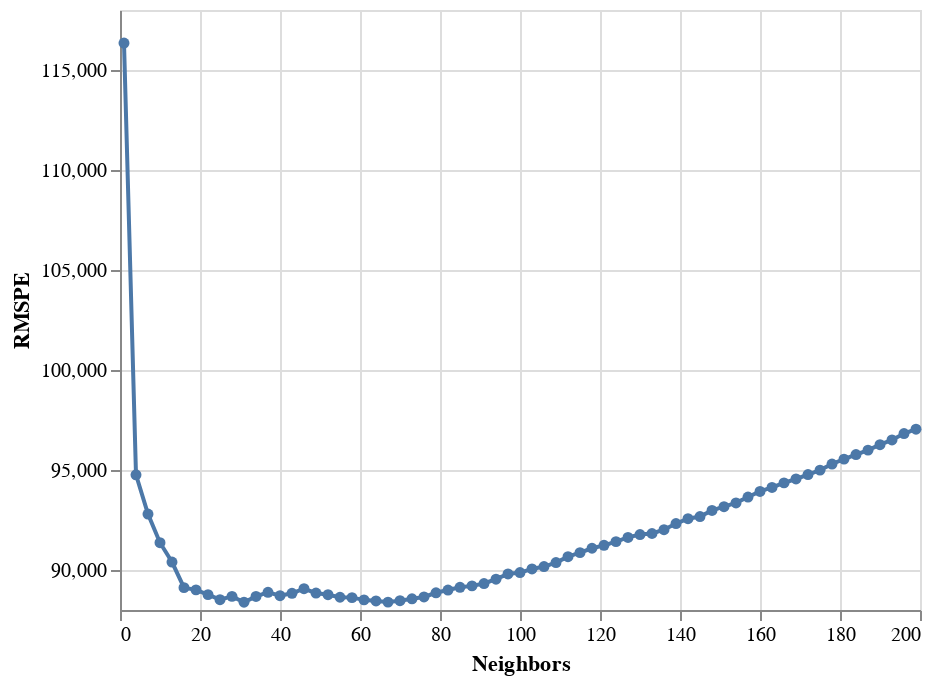

The notebook cell saved with this chart:
### Code cell
sacr_tunek_plot = alt.Chart(sacr_results).mark_line(point=True).encode(
    x=alt.X("param_kneighborsregressor__n_neighbors", title="Neighbors"),
    y=alt.Y("RMSPE", scale=alt.Scale(zero=False))
)

sacr_tunek_plot

### Figure 1 — Vega-Lite specification as saved in the notebook (floating-point values rounded to 4 significant figures)
{"config": {"view": {"continuousWidth": 400, "continuousHeight": 300}}, "data": {"name": "data-3c572a9ab78167f3f68cf426af7f2cde"}, "mark": {"type": "line", "point": true}, "encoding": {"x": {"field": "param_kneighborsregressor__n_neighbors", "title": "Neighbors", "type": "quantitative"}, "y": {"field": "RMSPE", "scale": {"zero": false}, "type": "quantitative"}}, "$schema": "https://vega.github.io/schema/vega-lite/v4.17.0.json", "datasets": {"data-3c572a9ab78167f3f68cf426af7f2cde": [{"mean_fit_time": 0.006501, "std_fit_time": 0.004331, "mean_score_time": 0.0027, "std_score_time": 0.0009716, "param_kneighborsregressor__n_neighbors": 1, "params": {"kneighborsregressor__n_neighbors": 1}, "split0_test_score": -115500.0, "split1_test_score": -117300.0, "split2_test_score": -115800.0, "split3_test_score": -112900.0, "split4_test_score": -120200.0, "mean_test_score": -116300.0, "std_test_score": 2376.0, "rank_test_score": 67, "RMSPE": 116300.0}, {"mean_fit_time": 0.008251, "std_fit_time": 0.004514, "mean_score_time": 0.003329, "std_score_time": 0.002088, "param_kneighborsregressor__n_neighbors": 4, "params": {"kneighborsregressor__n_neighbors": 4}, "split0_test_score": -93940.0, "split1_test_score": -96650.0, "split2_test_score": -95330.0, "split3_test_score": -101100.0, "split4_test_score": -86820.0, "mean_test_score": -94760.0, "std_test_score": 4638.0, "rank_test_score": 56, "RMSPE": 94760.0}, {"mean_fit_time": 0.005725, "std_fit_time": 0.003237, "mean_score_time": 0.003864, "std_score_time": 0.001925, "param_kneighborsregressor__n_neighbors": 7, "params": {"kneighborsregressor__n_neighbors": 7}, "split0_test_score": -93640.0, "split1_test_score": -95000.0, "split2_test_score": -93010.0, "split3_test_score": -98950.0, "split4_test_score": -83390.0, "mean_test_score": -92800.0, "std_test_score": 5138.0, "rank_test_score": 47, "RMSPE": 92800.0}, {"mean_fit_time": 0.006019, "std_fit_time": 0.002548, "mean_score_time": 0.004241, "std_score_time": 0.00217, "param_kneighborsregressor__n_neighbors": 10, "params": {"kneighborsregressor__n_neighbors": 10}, "split0_test_score": -90040.0, "split1_test_score": -90570.0, "split2_test_score": -94970.0, "split3_test_score": -97000.0, "split4_test_score": -84250.0, "mean_test_score": -91370.0, "std_test_score": 4421.0, "rank_test_score": 38, "RMSPE": 91370.0}, {"mean_fit_time": 0.008988, "std_fit_time": 0.003533, "mean_score_time": 0.003608, "std_score_time": 0.0009441, "param_kneighborsregressor__n_neighbors": 13, "params": {"kneighborsregressor__n_neighbors": 13}, "split0_test_score": -87930.0, "split1_test_score": -87930.0, "split2_test_score": -95530.0, "split3_test_score": -96420.0, "split4_test_score": -84180.0, "mean_test_score": -90400.0, "std_test_score": 4764.0, "rank_test_score": 33, "RMSPE": 90400.0}, {"mean_fit_time": 0.005607, "std_fit_time": 0.003261, "mean_score_time": 0.006135, "std_score_time": 0.002155, "param_kneighborsregressor__n_neighbors": 16, "params": {"kneighborsregressor__n_neighbors": 16}, "split0_test_score": -86890.0, "split1_test_score": -86180.0, "split2_test_score": -93020.0, "split3_test_score": -95420.0, "split4_test_score": -84070.0, "mean_test_score": -89120.0, "std_test_score": 4337.0, "rank_test_score": 23, "RMSPE": 89120.0}, {"mean_fit_time": 0.007921, "std_fit_time": 0.002631, "mean_score_time": 0.005139, "std_score_time": 0.00255, "param_kneighborsregressor__n_neighbors": 19, "params": {"kneighborsregressor__n_neighbors": 19}, "split0_test_score": -86840.0, "split1_test_score": -85360.0, "split2_test_score": -92670.0, "split3_test_score": -96560.0, "split4_test_score": -83610.0, "mean_test_score": -89010.0, "std_test_score": 4851.0, "rank_test_score": 21, "RMSPE": 89010.0}, {"mean_fit_time": 0.004321, "std_fit_time": 0.001118, "mean_score_time": 0.003144, "std_score_time": 0.0008748, "param_kneighborsregressor__n_neighbors": 22, "params": {"kneighborsregressor__n_neighbors": 22}, "split0_test_score": -85730.0, "split1_test_score": -84900.0, "split2_test_score": -92690.0, "split3_test_score": -96630.0, "split4_test_score": -83890.0, "mean_test_score": -88770.0, "std_test_score": 5005.0, "rank_test_score": 15, "RMSPE": 88770.0}, {"mean_fit_time": 0.005238, "std_fit_time": 0.002427, "mean_score_time": 0.002886, "std_score_time": 0.001359, "param_kneighborsregressor__n_neighbors": 25, "params": {"kneighborsregressor__n_neighbors": 25}, "split0_test_score": -85480.0, "split1_test_score": -85630.0, "split2_test_score": -92570.0, "split3_test_score": -95900.0, "split4_test_score": -82990.0, "mean_test_score": -88520.0, "std_test_score": 4879.0, "rank_test_score": 6, "RMSPE": 88520.0}, {"mean_fit_time": 0.005874, "std_fit_time": 0.003833, "mean_score_time": 0.006341, "std_score_time": 0.006085, "param_kneighborsregressor__n_neighbors": 28, "params": {"kneighborsregressor__n_neighbors": 28}, "split0_test_score": -85390.0, "split1_test_score": -85570.0, "split2_test_score": -93220.0, "split3_test_score": -96330.0, "split4_test_score": -82900.0, "mean_test_score": -88680.0, "std_test_score": 5157.0, "rank_test_score": 12, "RMSPE": 88680.0}, {"mean_fit_time": 0.004455, "std_fit_time": 0.001451, "mean_score_time": 0.004254, "std_score_time": 0.002789, "param_kneighborsregressor__n_neighbors": 31, "params": {"kneighborsregressor__n_neighbors": 31}, "split0_test_score": -84670.0, "split1_test_score": -86040.0, "split2_test_score": -92650.0, "split3_test_score": -96170.0, "split4_test_score": -82420.0, "mean_test_score": -88390.0, "std_test_score": 5172.0, "rank_test_score": 1, "RMSPE": 88390.0}, {"mean_fit_time": 0.005532, "std_fit_time": 0.001931, "mean_score_time": 0.00426, "std_score_time": 0.002518, "param_kneighborsregressor__n_neighbors": 34, "params": {"kneighborsregressor__n_neighbors": 34}, "split0_test_score": -85380.0, "split1_test_score": -86390.0, "split2_test_score": -92730.0, "split3_test_score": -96490.0, "split4_test_score": -82410.0, "mean_test_score": -88680.0, "std_test_score": 5156.0, "rank_test_score": 11, "RMSPE": 88680.0}, {"mean_fit_time": 0.005437, "std_fit_time": 0.002013, "mean_score_time": 0.004205, "std_score_time": 0.003344, "param_kneighborsregressor__n_neighbors": 37, "params": {"kneighborsregressor__n_neighbors": 37}, "split0_test_score": -85170.0, "split1_test_score": -87350.0, "split2_test_score": -92880.0, "split3_test_score": -96850.0, "split4_test_score": -82180.0, "mean_test_score": -88890.0, "std_test_score": 5302.0, "rank_test_score": 19, "RMSPE": 88890.0}, {"mean_fit_time": 0.00801, "std_fit_time": 0.004429, "mean_score_time": 0.002597, "std_score_time": 0.0001871, "param_kneighborsregressor__n_neighbors": 40, "params": {"kneighborsregressor__n_neighbors": 40}, "split0_test_score": -85120.0, "split1_test_score": -87430.0, "split2_test_score": -92430.0, "split3_test_score": -96630.0, "split4_test_score": -81960.0, "mean_test_score": -88710.0, "std_test_score": 5227.0, "rank_test_score": 13, "RMSPE": 88710.0}, {"mean_fit_time": 0.005776, "std_fit_time": 0.002995, "mean_score_time": 0.005239, "std_score_time": 0.003576, "param_kneighborsregressor__n_neighbors": 43, "params": {"kneighborsregressor__n_neighbors": 43}, "split0_test_score": -85200.0, "split1_test_score": -87480.0, "split2_test_score": -92310.0, "split3_test_score": -96830.0, "split4_test_score": -82350.0, "mean_test_score": -88840.0, "std_test_score": 5161.0, "rank_test_score": 16, "RMSPE": 88840.0}, {"mean_fit_time": 0.004611, "std_fit_time": 0.001728, "mean_score_time": 0.003928, "std_score_time": 0.001527, "param_kneighborsregressor__n_neighbors": 46, "params": {"kneighborsregressor__n_neighbors": 46}, "split0_test_score": -85420.0, "split1_test_score": -88010.0, "split2_test_score": -92170.0, "split3_test_score": -97170.0, "split4_test_score": -82540.0, "mean_test_score": -89060.0, "std_test_score": 5145.0, "rank_test_score": 22, "RMSPE": 89060.0}, {"mean_fit_time": 0.002843, "std_fit_time": 0.0003165, "mean_score_time": 0.002356, "std_score_time": 0.0001033, "param_kneighborsregressor__n_neighbors": 49, "params": {"kneighborsregressor__n_neighbors": 49}, "split0_test_score": -85210.0, "split1_test_score": -87530.0, "split2_test_score": -91970.0, "split3_test_score": -97230.0, "split4_test_score": -82310.0, "mean_test_score": -88850.0, "std_test_score": 5248.0, "rank_test_score": 17, "RMSPE": 88850.0}, {"mean_fit_time": 0.01055, "std_fit_time": 0.00508, "mean_score_time": 0.008162, "std_score_time": 0.005295, "param_kneighborsregressor__n_neighbors": 52, "params": {"kneighborsregressor__n_neighbors": 52}, "split0_test_score": -84920.0, "split1_test_score": -87550.0, "split2_test_score": -91960.0, "split3_test_score": -97010.0, "split4_test_score": -82400.0, "mean_test_score": -88770.0, "std_test_score": 5196.0, "rank_test_score": 14, "RMSPE": 88770.0}, {"mean_fit_time": 0.006103, "std_fit_time": 0.003351, "mean_score_time": 0.004168, "std_score_time": 0.00217, "param_kneighborsregressor__n_neighbors": 55, "params": {"kneighborsregressor__n_neighbors": 55}, "split0_test_score": -84920.0, "split1_test_score": -87450.0, "split2_test_score": -91610.0, "split3_test_score": -96900.0, "split4_test_score": -82300.0, "mean_test_score": -88640.0, "std_test_score": 5149.0, "rank_test_score": 9, "RMSPE": 88640.0}, {"mean_fit_time": 0.006972, "std_fit_time": 0.002691, "mean_score_time": 0.004334, "std_score_time": 0.001621, "param_kneighborsregressor__n_neighbors": 58, "params": {"kneighborsregressor__n_neighbors": 58}, "split0_test_score": -84970.0, "split1_test_score": -87700.0, "split2_test_score": -91680.0, "split3_test_score": -96840.0, "split4_test_score": -81910.0, "mean_test_score": -88620.0, "std_test_score": 5218.0, "rank_test_score": 8, "RMSPE": 88620.0}, {"mean_fit_time": 0.006131, "std_fit_time": 0.003178, "mean_score_time": 0.00547, "std_score_time": 0.00463, "param_kneighborsregressor__n_neighbors": 61, "params": {"kneighborsregressor__n_neighbors": 61}, "split0_test_score": -84950.0, "split1_test_score": -87710.0, "split2_test_score": -91830.0, "split3_test_score": -96440.0, "split4_test_score": -81620.0, "mean_test_score": -88510.0, "std_test_score": 5190.0, "rank_test_score": 5, "RMSPE": 88510.0}, {"mean_fit_time": 0.008338, "std_fit_time": 0.00205, "mean_score_time": 0.006222, "std_score_time": 0.002967, "param_kneighborsregressor__n_neighbors": 64, "params": {"kneighborsregressor__n_neighbors": 64}, "split0_test_score": -84930.0, "split1_test_score": -87560.0, "split2_test_score": -91670.0, "split3_test_score": -96490.0, "split4_test_score": -81600.0, "mean_test_score": -88450.0, "std_test_score": 5199.0, "rank_test_score": 3, "RMSPE": 88450.0}, {"mean_fit_time": 0.005075, "std_fit_time": 0.002656, "mean_score_time": 0.003328, "std_score_time": 0.00112, "param_kneighborsregressor__n_neighbors": 67, "params": {"kneighborsregressor__n_neighbors": 67}, "split0_test_score": -84490.0, "split1_test_score": -87770.0, "split2_test_score": -91400.0, "split3_test_score": -96770.0, "split4_test_score": -81550.0, "mean_test_score": -88390.0, "std_test_score": 5323.0, "rank_test_score": 2, "RMSPE": 88390.0}, {"mean_fit_time": 0.00345, "std_fit_time": 0.001215, "mean_score_time": 0.003512, "std_score_time": 0.001298, "param_kneighborsregressor__n_neighbors": 70, "params": {"kneighborsregressor__n_neighbors": 70}, "split0_test_score": -84540.0, "split1_test_score": -88070.0, "split2_test_score": -91420.0, "split3_test_score": -96590.0, "split4_test_score": -81710.0, "mean_test_score": -88460.0, "std_test_score": 5214.0, "rank_test_score": 4, "RMSPE": 88460.0}, {"mean_fit_time": 0.007475, "std_fit_time": 0.002535, "mean_score_time": 0.004261, "std_score_time": 0.001358, "param_kneighborsregressor__n_neighbors": 73, "params": {"kneighborsregressor__n_neighbors": 73}, "split0_test_score": -84600.0, "split1_test_score": -88350.0, "split2_test_score": -91470.0, "split3_test_score": -96490.0, "split4_test_score": -81900.0, "mean_test_score": -88560.0, "std_test_score": 5127.0, "rank_test_score": 7, "RMSPE": 88560.0}, {"mean_fit_time": 0.008187, "std_fit_time": 0.003154, "mean_score_time": 0.006426, "std_score_time": 0.003677, "param_kneighborsregressor__n_neighbors": 76, "params": {"kneighborsregressor__n_neighbors": 76}, "split0_test_score": -84960.0, "split1_test_score": -88370.0, "split2_test_score": -91620.0, "split3_test_score": -96260.0, "split4_test_score": -82040.0, "mean_test_score": -88650.0, "std_test_score": 4984.0, "rank_test_score": 10, "RMSPE": 88650.0}, {"mean_fit_time": 0.00588, "std_fit_time": 0.003514, "mean_score_time": 0.006122, "std_score_time": 0.003363, "param_kneighborsregressor__n_neighbors": 79, "params": {"kneighborsregressor__n_neighbors": 79}, "split0_test_score": -84890.0, "split1_test_score": -88770.0, "split2_test_score": -91720.0, "split3_test_score": -96810.0, "split4_test_score": -82110.0, "mean_test_score": -88860.0, "std_test_score": 5151.0, "rank_test_score": 18, "RMSPE": 88860.0}, {"mean_fit_time": 0.006624, "std_fit_time": 0.003602, "mean_score_time": 0.006483, "std_score_time": 0.0006055, "param_kneighborsregressor__n_neighbors": 82, "params": {"kneighborsregressor__n_neighbors": 82}, "split0_test_score": -84920.0, "split1_test_score": -88990.0, "split2_test_score": -91900.0, "split3_test_score": -96810.0, "split4_test_score": -82380.0, "mean_test_score": -89000.0, "std_test_score": 5095.0, "rank_test_score": 20, "RMSPE": 89000.0}, {"mean_fit_time": 0.004388, "std_fit_time": 0.00156, "mean_score_time": 0.005342, "std_score_time": 0.002312, "param_kneighborsregressor__n_neighbors": 85, "params": {"kneighborsregressor__n_neighbors": 85}, "split0_test_score": -85300.0, "split1_test_score": -89150.0, "split2_test_score": -91860.0, "split3_test_score": -96930.0, "split4_test_score": -82450.0, "mean_test_score": -89140.0, "std_test_score": 5052.0, "rank_test_score": 24, "RMSPE": 89140.0}, {"mean_fit_time": 0.00867, "std_fit_time": 0.006107, "mean_score_time": 0.004496, "std_score_time": 0.001739, "param_kneighborsregressor__n_neighbors": 88, "params": {"kneighborsregressor__n_neighbors": 88}, "split0_test_score": -85520.0, "split1_test_score": -89190.0, "split2_test_score": -91780.0, "split3_test_score": -97240.0, "split4_test_score": -82300.0, "mean_test_score": -89210.0, "std_test_score": 5148.0, "rank_test_score": 25, "RMSPE": 89210.0}, {"mean_fit_time": 0.003148, "std_fit_time": 0.0006707, "mean_score_time": 0.005038, "std_score_time": 0.002254, "param_kneighborsregressor__n_neighbors": 91, "params": {"kneighborsregressor__n_neighbors": 91}, "split0_test_score": -85750.0, "split1_test_score": -89390.0, "split2_test_score": -92040.0, "split3_test_score": -97090.0, "split4_test_score": -82360.0, "mean_test_score": -89320.0, "std_test_score": 5078.0, "rank_test_score": 26, "RMSPE": 89320.0}, {"mean_fit_time": 0.002661, "std_fit_time": 3.676e-05, "mean_score_time": 0.002656, "std_score_time": 5.428e-05, "param_kneighborsregressor__n_neighbors": 94, "params": {"kneighborsregressor__n_neighbors": 94}, "split0_test_score": -85770.0, "split1_test_score": -89920.0, "split2_test_score": -92160.0, "split3_test_score": -97270.0, "split4_test_score": -82580.0, "mean_test_score": -89540.0, "std_test_score": 5088.0, "rank_test_score": 27, "RMSPE": 89540.0}, {"mean_fit_time": 0.006485, "std_fit_time": 0.002873, "mean_score_time": 0.004241, "std_score_time": 0.001127, "param_kneighborsregressor__n_neighbors": 97, "params": {"kneighborsregressor__n_neighbors": 97}, "split0_test_score": -86090.0, "split1_test_score": -90170.0, "split2_test_score": -92440.0, "split3_test_score": -97710.0, "split4_test_score": -82610.0, "mean_test_score": -89800.0, "std_test_score": 5199.0, "rank_test_score": 28, "RMSPE": 89800.0}, {"mean_fit_time": 0.006027, "std_fit_time": 0.004119, "mean_score_time": 0.004805, "std_score_time": 0.001721, "param_kneighborsregressor__n_neighbors": 100, "params": {"kneighborsregressor__n_neighbors": 100}, "split0_test_score": -86470.0, "split1_test_score": -90170.0, "split2_test_score": -92400.0, "split3_test_score": -97680.0, "split4_test_score": -82650.0, "mean_test_score": -89870.0, "std_test_score": 5125.0, "rank_test_score": 29, "RMSPE": 89870.0}, {"mean_fit_time": 0.006627, "std_fit_time": 0.002615, "mean_score_time": 0.006653, "std_score_time": 0.003079, "param_kneighborsregressor__n_neighbors": 103, "params": {"kneighborsregressor__n_neighbors": 103}, "split0_test_score": -86780.0, "split1_test_score": -90460.0, "split2_test_score": -92490.0, "split3_test_score": -98010.0, "split4_test_score": -82510.0, "mean_test_score": -90050.0, "std_test_score": 5234.0, "rank_test_score": 30, "RMSPE": 90050.0}, {"mean_fit_time": 0.008556, "std_fit_time": 0.003633, "mean_score_time": 0.008105, "std_score_time": 0.008365, "param_kneighborsregressor__n_neighbors": 106, "params": {"kneighborsregressor__n_neighbors": 106}, "split0_test_score": -87040.0, "split1_test_score": -90450.0, "split2_test_score": -92620.0, "split3_test_score": -98310.0, "split4_test_score": -82450.0, "mean_test_score": -90170.0, "std_test_score": 5324.0, "rank_test_score": 31, "RMSPE": 90170.0}, {"mean_fit_time": 0.01369, "std_fit_time": 0.008151, "mean_score_time": 0.01055, "std_score_time": 0.006669, "param_kneighborsregressor__n_neighbors": 109, "params": {"kneighborsregressor__n_neighbors": 109}, "split0_test_score": -87350.0, "split1_test_score": -90710.0, "split2_test_score": -92540.0, "split3_test_score": -98640.0, "split4_test_score": -82620.0, "mean_test_score": -90370.0, "std_test_score": 5338.0, "rank_test_score": 32, "RMSPE": 90370.0}, {"mean_fit_time": 0.004197, "std_fit_time": 0.00199, "mean_score_time": 0.00587, "std_score_time": 0.003249, "param_kneighborsregressor__n_neighbors": 112, "params": {"kneighborsregressor__n_neighbors": 112}, "split0_test_score": -87540.0, "split1_test_score": -91130.0, "split2_test_score": -92680.0, "split3_test_score": -99230.0, "split4_test_score": -82750.0, "mean_test_score": -90660.0, "std_test_score": 5478.0, "rank_test_score": 34, "RMSPE": 90660.0}, {"mean_fit_time": 0.00448, "std_fit_time": 0.003289, "mean_score_time": 0.005375, "std_score_time": 0.001464, "param_kneighborsregressor__n_neighbors": 115, "params": {"kneighborsregressor__n_neighbors": 115}, "split0_test_score": -87810.0, "split1_test_score": -91400.0, "split2_test_score": -92760.0, "split3_test_score": -99550.0, "split4_test_score": -82830.0, "mean_test_score": -90870.0, "std_test_score": 5536.0, "rank_test_score": 35, "RMSPE": 90870.0}, {"mean_fit_time": 0.00364, "std_fit_time": 0.0005554, "mean_score_time": 0.004134, "std_score_time": 0.0008194, "param_kneighborsregressor__n_neighbors": 118, "params": {"kneighborsregressor__n_neighbors": 118}, "split0_test_score": -88040.0, "split1_test_score": -91500.0, "split2_test_score": -92970.0, "split3_test_score": -99880.0, "split4_test_score": -83040.0, "mean_test_score": -91090.0, "std_test_score": 5569.0, "rank_test_score": 36, "RMSPE": 91090.0}, {"mean_fit_time": 0.007878, "std_fit_time": 0.001778, "mean_score_time": 0.005037, "std_score_time": 0.001397, "param_kneighborsregressor__n_neighbors": 121, "params": {"kneighborsregressor__n_neighbors": 121}, "split0_test_score": -88060.0, "split1_test_score": -91750.0, "split2_test_score": -93020.0, "split3_test_score": -100100.0, "split4_test_score": -83250.0, "mean_test_score": -91230.0, "std_test_score": 5580.0, "rank_test_score": 37, "RMSPE": 91230.0}, {"mean_fit_time": 0.004429, "std_fit_time": 0.00216, "mean_score_time": 0.003734, "std_score_time": 0.001035, "param_kneighborsregressor__n_neighbors": 124, "params": {"kneighborsregressor__n_neighbors": 124}, "split0_test_score": -88290.0, "split1_test_score": -92140.0, "split2_test_score": -93180.0, "split3_test_score": -100100.0, "split4_test_score": -83370.0, "mean_test_score": -91420.0, "std_test_score": 5547.0, "rank_test_score": 39, "RMSPE": 91420.0}, {"mean_fit_time": 0.006271, "std_fit_time": 0.002467, "mean_score_time": 0.005476, "std_score_time": 0.002981, "param_kneighborsregressor__n_neighbors": 127, "params": {"kneighborsregressor__n_neighbors": 127}, "split0_test_score": -88780.0, "split1_test_score": -92380.0, "split2_test_score": -93280.0, "split3_test_score": -100100.0, "split4_test_score": -83630.0, "mean_test_score": -91630.0, "std_test_score": 5418.0, "rank_test_score": 40, "RMSPE": 91630.0}, {"mean_fit_time": 0.004937, "std_fit_time": 0.002244, "mean_score_time": 0.00567, "std_score_time": 0.002365, "param_kneighborsregressor__n_neighbors": 130, "params": {"kneighborsregressor__n_neighbors": 130}, "split0_test_score": -88970.0, "split1_test_score": -92410.0, "split2_test_score": -93420.0, "split3_test_score": -100300.0, "split4_test_score": -83750.0, "mean_test_score": -91770.0, "std_test_score": 5451.0, "rank_test_score": 41, "RMSPE": 91770.0}, {"mean_fit_time": 0.004823, "std_fit_time": 0.002725, "mean_score_time": 0.004342, "std_score_time": 0.001752, "param_kneighborsregressor__n_neighbors": 133, "params": {"kneighborsregressor__n_neighbors": 133}, "split0_test_score": -89230.0, "split1_test_score": -92280.0, "split2_test_score": -93550.0, "split3_test_score": -100200.0, "split4_test_score": -83910.0, "mean_test_score": -91820.0, "std_test_score": 5327.0, "rank_test_score": 42, "RMSPE": 91820.0}, {"mean_fit_time": 0.003621, "std_fit_time": 0.0006216, "mean_score_time": 0.004019, "std_score_time": 0.001345, "param_kneighborsregressor__n_neighbors": 136, "params": {"kneighborsregressor__n_neighbors": 136}, "split0_test_score": -89410.0, "split1_test_score": -92510.0, "split2_test_score": -93500.0, "split3_test_score": -100600.0, "split4_test_score": -84060.0, "mean_test_score": -92020.0, "std_test_score": 5405.0, "rank_test_score": 43, "RMSPE": 92020.0}, {"mean_fit_time": 0.00338, "std_fit_time": 0.0004602, "mean_score_time": 0.004552, "std_score_time": 0.0006842, "param_kneighborsregressor__n_neighbors": 139, "params": {"kneighborsregressor__n_neighbors": 139}, "split0_test_score": -90010.0, "split1_test_score": -92910.0, "split2_test_score": -93630.0, "split3_test_score": -101000.0, "split4_test_score": -84100.0, "mean_test_score": -92320.0, "std_test_score": 5469.0, "rank_test_score": 44, "RMSPE": 92320.0}, {"mean_fit_time": 0.004754, "std_fit_time": 0.002514, "mean_score_time": 0.004186, "std_score_time": 0.00103, "param_kneighborsregressor__n_neighbors": 142, "params": {"kneighborsregressor__n_neighbors": 142}, "split0_test_score": -90170.0, "split1_test_score": -93390.0, "split2_test_score": -93600.0, "split3_test_score": -101400.0, "split4_test_score": -84260.0, "mean_test_score": -92560.0, "std_test_score": 5553.0, "rank_test_score": 45, "RMSPE": 92560.0}, {"mean_fit_time": 0.006012, "std_fit_time": 0.001548, "mean_score_time": 0.005187, "std_score_time": 0.001935, "param_kneighborsregressor__n_neighbors": 145, "params": {"kneighborsregressor__n_neighbors": 145}, "split0_test_score": -90370.0, "split1_test_score": -93380.0, "split2_test_score": -93800.0, "split3_test_score": -101400.0, "split4_test_score": -84450.0, "mean_test_score": -92670.0, "std_test_score": 5480.0, "rank_test_score": 46, "RMSPE": 92670.0}, {"mean_fit_time": 0.002822, "std_fit_time": 0.0001215, "mean_score_time": 0.004586, "std_score_time": 0.002065, "param_kneighborsregressor__n_neighbors": 148, "params": {"kneighborsregressor__n_neighbors": 148}, "split0_test_score": -90910.0, "split1_test_score": -93610.0, "split2_test_score": -94080.0, "split3_test_score": -101800.0, "split4_test_score": -84530.0, "mean_test_score": -92980.0, "std_test_score": 5560.0, "rank_test_score": 48, "RMSPE": 92980.0}, {"mean_fit_time": 0.004415, "std_fit_time": 0.002133, "mean_score_time": 0.005146, "std_score_time": 0.001976, "param_kneighborsregressor__n_neighbors": 151, "params": {"kneighborsregressor__n_neighbors": 151}, "split0_test_score": -91190.0, "split1_test_score": -93860.0, "split2_test_score": -94190.0, "split3_test_score": -102000.0, "split4_test_score": -84630.0, "mean_test_score": -93170.0, "std_test_score": 5577.0, "rank_test_score": 49, "RMSPE": 93170.0}, {"mean_fit_time": 0.00313, "std_fit_time": 0.0005326, "mean_score_time": 0.004229, "std_score_time": 0.002014, "param_kneighborsregressor__n_neighbors": 154, "params": {"kneighborsregressor__n_neighbors": 154}, "split0_test_score": -91460.0, "split1_test_score": -94140.0, "split2_test_score": -94320.0, "split3_test_score": -102000.0, "split4_test_score": -84840.0, "mean_test_score": -93350.0, "std_test_score": 5522.0, "rank_test_score": 50, "RMSPE": 93350.0}, {"mean_fit_time": 0.004417, "std_fit_time": 0.00155, "mean_score_time": 0.00428, "std_score_time": 0.001282, "param_kneighborsregressor__n_neighbors": 157, "params": {"kneighborsregressor__n_neighbors": 157}, "split0_test_score": -91720.0, "split1_test_score": -94710.0, "split2_test_score": -94460.0, "split3_test_score": -102400.0, "split4_test_score": -84910.0, "mean_test_score": -93650.0, "std_test_score": 5645.0, "rank_test_score": 51, "RMSPE": 93650.0}, {"mean_fit_time": 0.005674, "std_fit_time": 0.002551, "mean_score_time": 0.006194, "std_score_time": 0.002692, "param_kneighborsregressor__n_neighbors": 160, "params": {"kneighborsregressor__n_neighbors": 160}, "split0_test_score": -92210.0, "split1_test_score": -94950.0, "split2_test_score": -94740.0, "split3_test_score": -102700.0, "split4_test_score": -85030.0, "mean_test_score": -93930.0, "std_test_score": 5675.0, "rank_test_score": 52, "RMSPE": 93930.0}, {"mean_fit_time": 0.004073, "std_fit_time": 0.002371, "mean_score_time": 0.004765, "std_score_time": 0.001167, "param_kneighborsregressor__n_neighbors": 163, "params": {"kneighborsregressor__n_neighbors": 163}, "split0_test_score": -92380.0, "split1_test_score": -95330.0, "split2_test_score": -94790.0, "split3_test_score": -102900.0, "split4_test_score": -85210.0, "mean_test_score": -94130.0, "std_test_score": 5688.0, "rank_test_score": 53, "RMSPE": 94130.0}, {"mean_fit_time": 0.005903, "std_fit_time": 0.004153, "mean_score_time": 0.005155, "std_score_time": 0.002563, "param_kneighborsregressor__n_neighbors": 166, "params": {"kneighborsregressor__n_neighbors": 166}, "split0_test_score": -92660.0, "split1_test_score": -95750.0, "split2_test_score": -94870.0, "split3_test_score": -103100.0, "split4_test_score": -85370.0, "mean_test_score": -94360.0, "std_test_score": 5705.0, "rank_test_score": 54, "RMSPE": 94360.0}, {"mean_fit_time": 0.005226, "std_fit_time": 0.002588, "mean_score_time": 0.004475, "std_score_time": 0.002161, "param_kneighborsregressor__n_neighbors": 169, "params": {"kneighborsregressor__n_neighbors": 169}, "split0_test_score": -93120.0, "split1_test_score": -96030.0, "split2_test_score": -94970.0, "split3_test_score": -103300.0, "split4_test_score": -85360.0, "mean_test_score": -94550.0, "std_test_score": 5741.0, "rank_test_score": 55, "RMSPE": 94550.0}, {"mean_fit_time": 0.005695, "std_fit_time": 0.003724, "mean_score_time": 0.004846, "std_score_time": 0.002406, "param_kneighborsregressor__n_neighbors": 172, "params": {"kneighborsregressor__n_neighbors": 172}, "split0_test_score": -93400.0, "split1_test_score": -96360.0, "split2_test_score": -95100.0, "split3_test_score": -103400.0, "split4_test_score": -85550.0, "mean_test_score": -94770.0, "std_test_score": 5737.0, "rank_test_score": 57, "RMSPE": 94770.0}, {"mean_fit_time": 0.006903, "std_fit_time": 0.004755, "mean_score_time": 0.004714, "std_score_time": 0.002535, "param_kneighborsregressor__n_neighbors": 175, "params": {"kneighborsregressor__n_neighbors": 175}, "split0_test_score": -93740.0, "split1_test_score": -96660.0, "split2_test_score": -95290.0, "split3_test_score": -103500.0, "split4_test_score": -85740.0, "mean_test_score": -94990.0, "std_test_score": 5713.0, "rank_test_score": 58, "RMSPE": 94990.0}, {"mean_fit_time": 0.005167, "std_fit_time": 0.002959, "mean_score_time": 0.009653, "std_score_time": 0.007596, "param_kneighborsregressor__n_neighbors": 178, "params": {"kneighborsregressor__n_neighbors": 178}, "split0_test_score": -94300.0, "split1_test_score": -97070.0, "split2_test_score": -95400.0, "split3_test_score": -103800.0, "split4_test_score": -85930.0, "mean_test_score": -95300.0, "std_test_score": 5729.0, "rank_test_score": 59, "RMSPE": 95300.0}, {"mean_fit_time": 0.007449, "std_fit_time": 0.005773, "mean_score_time": 0.004647, "std_score_time": 0.00095, "param_kneighborsregressor__n_neighbors": 181, "params": {"kneighborsregressor__n_neighbors": 181}, "split0_test_score": -94750.0, "split1_test_score": -97330.0, "split2_test_score": -95590.0, "split3_test_score": -104100.0, "split4_test_score": -85990.0, "mean_test_score": -95540.0, "std_test_score": 5789.0, "rank_test_score": 60, "RMSPE": 95540.0}, {"mean_fit_time": 0.004327, "std_fit_time": 0.001861, "mean_score_time": 0.003761, "std_score_time": 0.0004664, "param_kneighborsregressor__n_neighbors": 184, "params": {"kneighborsregressor__n_neighbors": 184}, "split0_test_score": -95030.0, "split1_test_score": -97560.0, "split2_test_score": -95850.0, "split3_test_score": -104300.0, "split4_test_score": -86160.0, "mean_test_score": -95770.0, "std_test_score": 5796.0, "rank_test_score": 61, "RMSPE": 95770.0}, {"mean_fit_time": 0.004751, "std_fit_time": 0.002925, "mean_score_time": 0.007404, "std_score_time": 0.003404, "param_kneighborsregressor__n_neighbors": 187, "params": {"kneighborsregressor__n_neighbors": 187}, "split0_test_score": -95500.0, "split1_test_score": -97920.0, "split2_test_score": -95890.0, "split3_test_score": -104400.0, "split4_test_score": -86260.0, "mean_test_score": -95990.0, "std_test_score": 5819.0, "rank_test_score": 62, "RMSPE": 95990.0}, {"mean_fit_time": 0.004786, "std_fit_time": 0.003591, "mean_score_time": 0.00864, "std_score_time": 0.006308, "param_kneighborsregressor__n_neighbors": 190, "params": {"kneighborsregressor__n_neighbors": 190}, "split0_test_score": -95800.0, "split1_test_score": -98180.0, "split2_test_score": -96260.0, "split3_test_score": -104700.0, "split4_test_score": -86420.0, "mean_test_score": -96270.0, "std_test_score": 5856.0, "rank_test_score": 63, "RMSPE": 96270.0}, {"mean_fit_time": 0.004188, "std_fit_time": 0.001235, "mean_score_time": 0.0058, "std_score_time": 0.001798, "param_kneighborsregressor__n_neighbors": 193, "params": {"kneighborsregressor__n_neighbors": 193}, "split0_test_score": -96100.0, "split1_test_score": -98430.0, "split2_test_score": -96390.0, "split3_test_score": -105000.0, "split4_test_score": -86570.0, "mean_test_score": -96510.0, "std_test_score": 5921.0, "rank_test_score": 64, "RMSPE": 96510.0}, {"mean_fit_time": 0.005119, "std_fit_time": 0.002157, "mean_score_time": 0.003757, "std_score_time": 0.0001764, "param_kneighborsregressor__n_neighbors": 196, "params": {"kneighborsregressor__n_neighbors": 196}, "split0_test_score": -96520.0, "split1_test_score": -98830.0, "split2_test_score": -96550.0, "split3_test_score": -105400.0, "split4_test_score": -86850.0, "mean_test_score": -96820.0, "std_test_score": 5939.0, "rank_test_score": 65, "RMSPE": 96820.0}, {"mean_fit_time": 0.005606, "std_fit_time": 0.002112, "mean_score_time": 0.003687, "std_score_time": 4.979e-05, "param_kneighborsregressor__n_neighbors": 199, "params": {"kneighborsregressor__n_neighbors": 199}, "split0_test_score": -96610.0, "split1_test_score": -99180.0, "split2_test_score": -96680.0, "split3_test_score": -105800.0, "split4_test_score": -86940.0, "mean_test_score": -97040.0, "std_test_score": 6056.0, "rank_test_score": 66, "RMSPE": 97040.0}]}}
